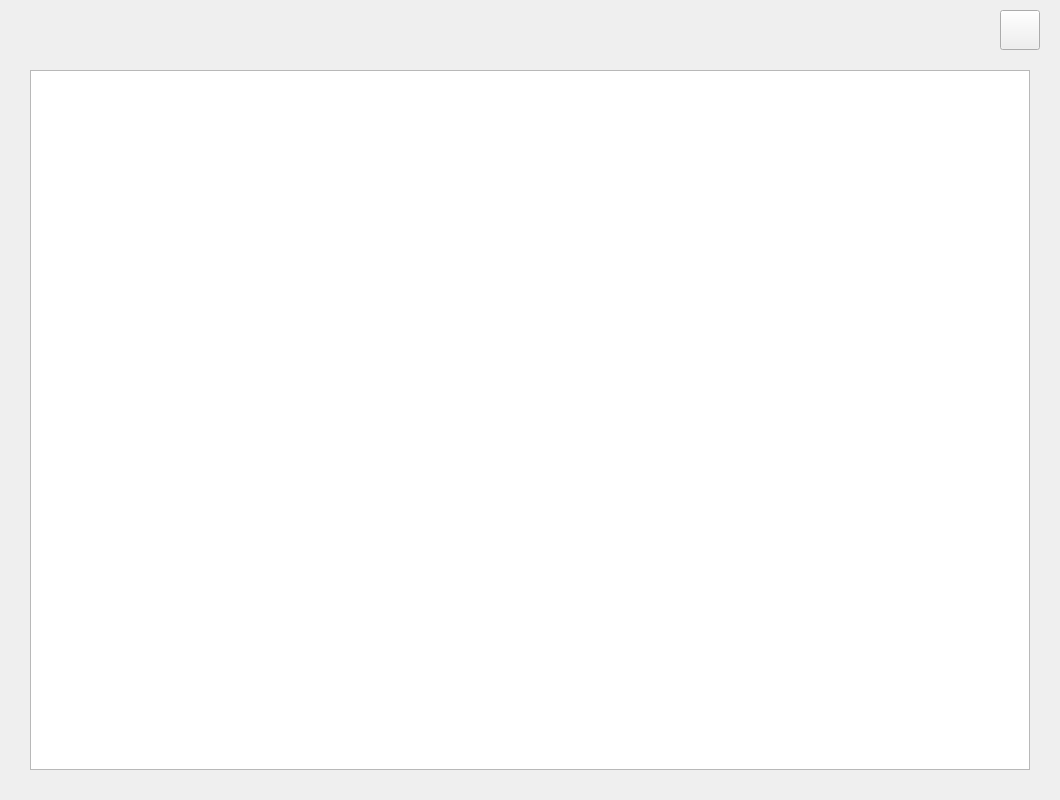
<?xml version="1.0" encoding="UTF-8"?>
<ui version="4.0">
 <class>GetReport</class>
 <widget class="QWidget" name="GetReport">
  <property name="geometry">
   <rect>
    <x>0</x>
    <y>0</y>
    <width>1060</width>
    <height>800</height>
   </rect>
  </property>
  <property name="windowTitle">
   <string>Form</string>
  </property>
  <widget class="QTreeView" name="treeView">
   <property name="geometry">
    <rect>
     <x>30</x>
     <y>70</y>
     <width>1000</width>
     <height>700</height>
    </rect>
   </property>
  </widget>
  <widget class="QLabel" name="label">
   <property name="geometry">
    <rect>
     <x>0</x>
     <y>0</y>
     <width>1060</width>
     <height>800</height>
    </rect>
   </property>
   <property name="text">
    <string/>
   </property>
  </widget>
  <widget class="QPushButton" name="quit">
   <property name="geometry">
    <rect>
     <x>1000</x>
     <y>10</y>
     <width>40</width>
     <height>40</height>
    </rect>
   </property>
   <property name="text">
    <string/>
   </property>
  </widget>
  <zorder>label</zorder>
  <zorder>treeView</zorder>
  <zorder>quit</zorder>
 </widget>
 <resources/>
 <connections/>
</ui>
